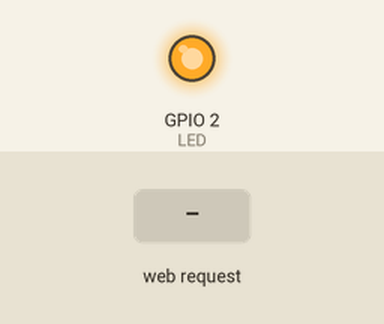
Bench run of a sketch on a simulated ESP8266 (NodeMCU). Shown: output pins drawn as LEDs (lit = HIGH). The test bench sets the inputs (shaded band). WiFi joins after 1.5 s; servers stay silent unless stated; what the sketch prints to the serial monitor is not drawn.

Above: at 3.7 s.
3.8 s: HTTP request GET /example_get received
At 5.7 s:
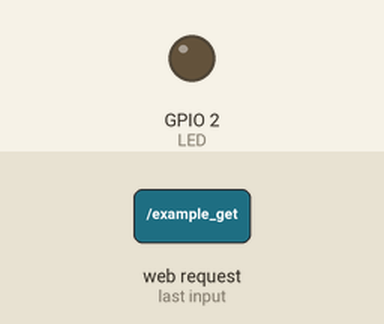
6.0 s: HTTP request GET /example_get?years=1 received
At 6.9 s:
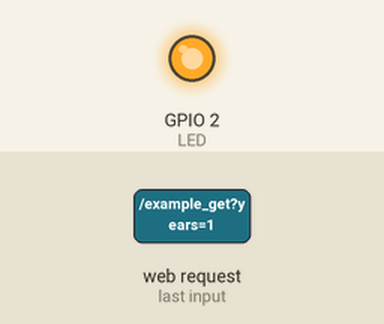
7.5 s: HTTP request GET /example_get?F_name=On received
At 8.1 s:
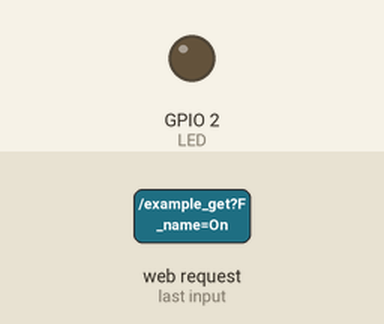
Timing chart, 0 to 10.5 s (numbered marks = the images above; inputs shaded):
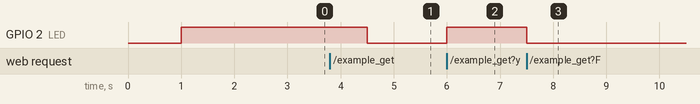

Measured:
- after the input at 3.8 s, GPIO 2 (LED): HIGH → LOW after 0.70 s
- after the input at 6.0 s, GPIO 2 (LED): LOW → HIGH at once
- after the input at 7.5 s, GPIO 2 (LED): HIGH → LOW at once

The sketch:

myBoiler.ino
```cpp
#include <Arduino.h>
#include <ESP8266WiFi.h>           // необхідгий для роботи WIFI
#include <WiFiClient.h>            // необхідгий для роботи серверу
#include <ESP8266WebServer.h>      // необхідгий для роботи серверу
#include <Ticker.h>

const char *ssid = "Lab124";/*"LEAGOO_KIICAA_POWER";/"YouShellNotPassRouter";   //назва точки доступу*/
const char *password = "";//"1234567890";

//IPAddress ip(192, 168, 1, 17);  //статический IP
//IPAddress gateway(192, 168, 1, 18);
//IPAddress subnet(255, 255, 255, 0);
WiFiClient client;

int endNum = 0;
int hour = 0, minute = 0, sec = 0;
int offH = 23, offM = 1;
int onH = 23, onM = 0;
int timeout = 0;
// bool logInFlag = false;
// String passwordMy = "804d41e4e902012c3441cc0a3b0ec42f";
String turnOn = "Off";

Ticker oneSec;
#define LED 2  //On board LED


ESP8266WebServer server(80);       // ініціалізація серверу на 80 порту

void function() {}

void changeSec() {

    if (++sec > 59) {
        sec = 0;
        minute++;
        ifOn();
        // if ((timeout++ >= 15) && (timeout < 17)) {
        //     logOut();
        // }
    }
    if (minute > 59) {
        minute = 0;
        hour++;
    }
    if (hour > 23) {
        hour = 0;
    }

    ifOn();
    Serial.print(hour);
    Serial.print(":");
    Serial.print(minute);
    Serial.print(":");
    Serial.println(sec);
}

//Command to rele
void ifOn() {
    if (hour == offH && minute == offM) {
        turnOn = "Off";
    }
    if (hour == onH && minute == onM) {
        turnOn = "On";
    }
    turnOnFun();
}

void turnOnFun() {
    if (turnOn == "On") {
        digitalWrite(LED, LOW);
    } else {
        digitalWrite(LED, HIGH);
    }
}

//Command to password
// void validPassword(String passW) {
//
//     if (passW == passwordMy) {
//         logInFlag = true;
//         timeout = 0;
//     }
// }
//
// void logOut() {
//     logInFlag = false;
// }

//SetUp
void setup() {
    digitalWrite(LED, HIGH);
    Serial.begin(115200);
    delay(1000);
    pinMode(2, OUTPUT);
    WiFi.mode(WIFI_AP);              // налаштування режимум роботи
    //WiFi.softAP(ssid);
    WiFi.begin(ssid, password);
    while (WiFi.status() != WL_CONNECTED && endNum++ <= 15) {
        delay(500);
        Serial.print(".");
    }
    //if (WiFi.status() != WL_CONNECTED) {
    Serial.println("");
    Serial.print("Connected to ");
    Serial.println(ssid);
    Serial.print("IP address: ");
    Serial.println(WiFi.localIP());// параметри створеної мережі
    server.on("/", []() {            // обробка GET запиту
        server.send(200, "text/html",
                    main_page(turnOn, String(hour), String(minute), String(sec))); // відповідь на запит
    });

    server.on("/example_get", []() {            // обробка GET запиту
        // if (logInFlag) {
            offH = server.arg("F_name").toInt();
            offM = server.arg("S_name").toInt();
            onH = server.arg("years").toInt();
            onM = server.arg("onM").toInt();
            turnOn = server.arg("turnOn");
            hour = server.arg("ha").toInt();
            minute = server.arg("mi").toInt();
            sec = server.arg("se").toInt();
            turnOnFun();
        // } else {
        //     validPassword(server.arg("pw"));
        // }
        Serial.println("Get responce");
        server.send(200, "text/html", main_page(turnOn, String(hour), String(minute),
                                                String(sec)/*, onM, turnOn, hour,minute,sce*/)); // відповідь на запит
        //Serial.println(23);

    });

    server.on("/logout", []() {            // обробка GET запиту

//        logOut();
        Serial.println("LogOut");
        server.send(200, "text/html", main_page(turnOn, String(hour), String(minute),
                                                String(sec)/*, onM, turnOn, hour,minute,sce*/)); // відповідь на запит
        //Serial.println(23);

    });

    server.on("/example_post", HTTP_POST, []() {
      // if (logInFlag) {
          offH = server.arg("F_name").toInt();
          offM = server.arg("S_name").toInt();
          onH = server.arg("years").toInt();
          onM = server.arg("onM").toInt();
          turnOn = server.arg("turnOn");
          hour = server.arg("ha").toInt();
          minute = server.arg("mi").toInt();
          sec = server.arg("se").toInt();
          turnOnFun();
      // } else {
      //     validPassword(server.arg("pw"));
      // }
      Serial.println("Post responce");
      server.send(200, "text/html", main_page(turnOn, String(hour), String(minute),
                                              String(sec)/*, onM, turnOn, hour,minute,sce*/)); // відповідь на запит
      });
    server.begin();                  // запуск серверу
    //}
    oneSec.attach(1, changeSec);
    turnOnFun();
    Serial.println(1);
}


void loop() {
    server.handleClient();           // перевірка серверу на нові запити
    if(client.available()){
      char c = client.read();
      Serial.print(c);
    }


  //   if (!client.connected()) {
  //   Serial.println();
  //   Serial.println("disconnecting.");
  //   client.stop();
  // }
}

String main_page(String turnOnStatus, String hourStatus, String minStatus, String secStatus) {
    String data = "<!DOCTYPE HTML> ";
    data += "<html> ";
    data += "<head> ";
    data += "<meta charset='utf-8'> ";
    data += "<title>Welcome to ESP</title> ";
    data += "</head> ";
    data += "<body> ";

    // if (logInFlag) {
        Serial.println("true");
        data += "<h1 align='center'> Welcome  </h1> ";

        data += "<table align='center'><tr><td width='40%' align='center'><p> <b>Status </b></p></td><td width='40%' align='center'><p> <b>Set </b></p></p></td></tr><tr><td width='40%'>";
        data += "<input size='1' value='" + hourStatus + "' type='text' disabled>";
        data += "<input size='1' value='" + minStatus + "' type='text' disabled>";
        data += "<input size='1' value='" + secStatus + "' type='text' disabled>";
        data += "<p> <b>Off hour : " + String(offH) + "</b></p>";
        data += "<p> <b>Off minute : " + String(offM) + "</b></p>";
        data += "<p> <b>On hour : " + String(onH) + "</b></p>";
        data += "<p> <b>On minute : " + String(onM) + "</b></p>";
        data += "<p> <b>turnOn Status : " + turnOnStatus + "</b></p>";
        data += "</td><td width='40%'>";

        data += "<form action='example_get' align='center'>";
        data += "<input size='1' name='ha' type='text' >";
        data += "<input size='1' name='mi' type='text' >";
        data += "<input size='1' name='se' type='text' >";
        data += "<p> <b> off hour : </b><input type='text' value='" + String(offH) + "' name='F_name'></p>";
        data += "<p> <b> off minute : </b><input type='text' value='" + String(offM) + "' name='S_name'></p>";
        data += "<p> <b> on hour : </b><input type='text' value='" + String(onH) + "' name='years'></p>";
        data += "<p> <b> on minute : </b><input type='text' value='" + String(onM) + "' name='onM'></p>";

        if (turnOnStatus == "On") {
            data += "<p> <b> on TurnOn : </b><select name='turnOn'><option>On</option><option>Off</option></select></p>";
        } else {
            data += "<p> <b> TurnOn : </b><select name='turnOn'><option>Off</option><option>On</option></select></p>";
        }
        data += "</td></tr></table>";

        data += "<script>";
        data += "";
        data += "window.onload = function(){";
        data += "(function(){";
        data += "var d = new Date();";
        data += "var timeControlS = document.querySelector('input[name = \"se\" ]');";
        data += "var timeControlM = document.querySelector('input[name=\"mi\" ]');";
        data += "var timeControlH = document.querySelector('input[name=\"ha\" ]');";
        data += "timeControlS.value = d.getSeconds();";
        data += "timeControlM.value = d.getMinutes();";
        data += "timeControlH.value = d.getHours();";
        data += "window.setTimeout(arguments.callee, 1000);";
        data += "})();};";
        data += "</script>";

        data += "<p align='center'><button type='submit'>Send</button></p>";
        data += "</form>";
    // } else {
    //     data += "<div  class='login-form'>";
    //     data += "<h1 align='center'>Login Form</h1>";
    //     data += "<form action='example_get' align='center'>";
    //     data += "<input type='password' name='pw' id='pw' placeholder='password'>";
    //     data += "<input type='submit' id='login' value='log in'>";
    //     data += "<script src='https://cdn.jsdelivr.net/npm/js-md5@0.7.3/src/md5.min.js'></script>";
    //     data += "<script>(function () {";
    //     data += "var input = document.getElementById('pw');";
    //     data += "document.getElementById('login').addEventListener('click',";
    //     data += "  function (event) {";
    //     data += "document.getElementById('pw').value = md5(input.value);";
    //     data += "})}())";
    //     data += "</script>";
    //     data += "</form>";
    //     data += "</div>";
    // }
    data += "<p>";
    // if (logInFlag) {
    //     data += "<form action='/' align='center'>";
    //     data += "<button>Reload</button>";
    //     data += "</form>";
    //     data += "<form action='logout' align='center'>";
    //     data += "<button type='submit'>LogOut</button>";
    //     data += "</form>";
    // } else {
    //     data += "<form action='/' align='center'>";
    //     data += "<button>Reload</button>";
    //     data += "</form>";
    // }

    // data += "</p>";
    // data += "<p>Login Flag: ";
    // data += logInFlag;
    // data += "</p>";
    // data += "</body> ";
    // data += "</html> ";

    return data;
}
```
